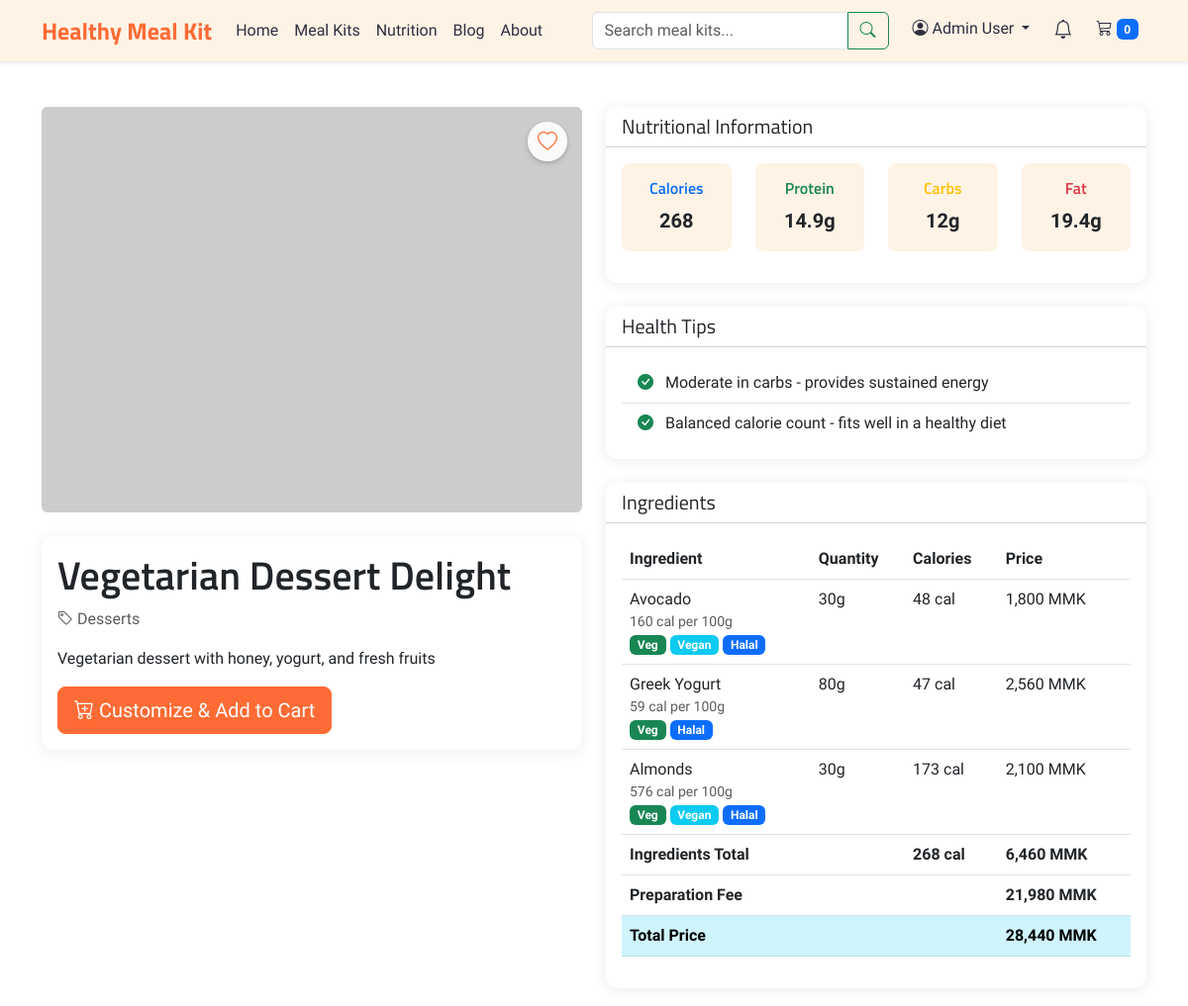
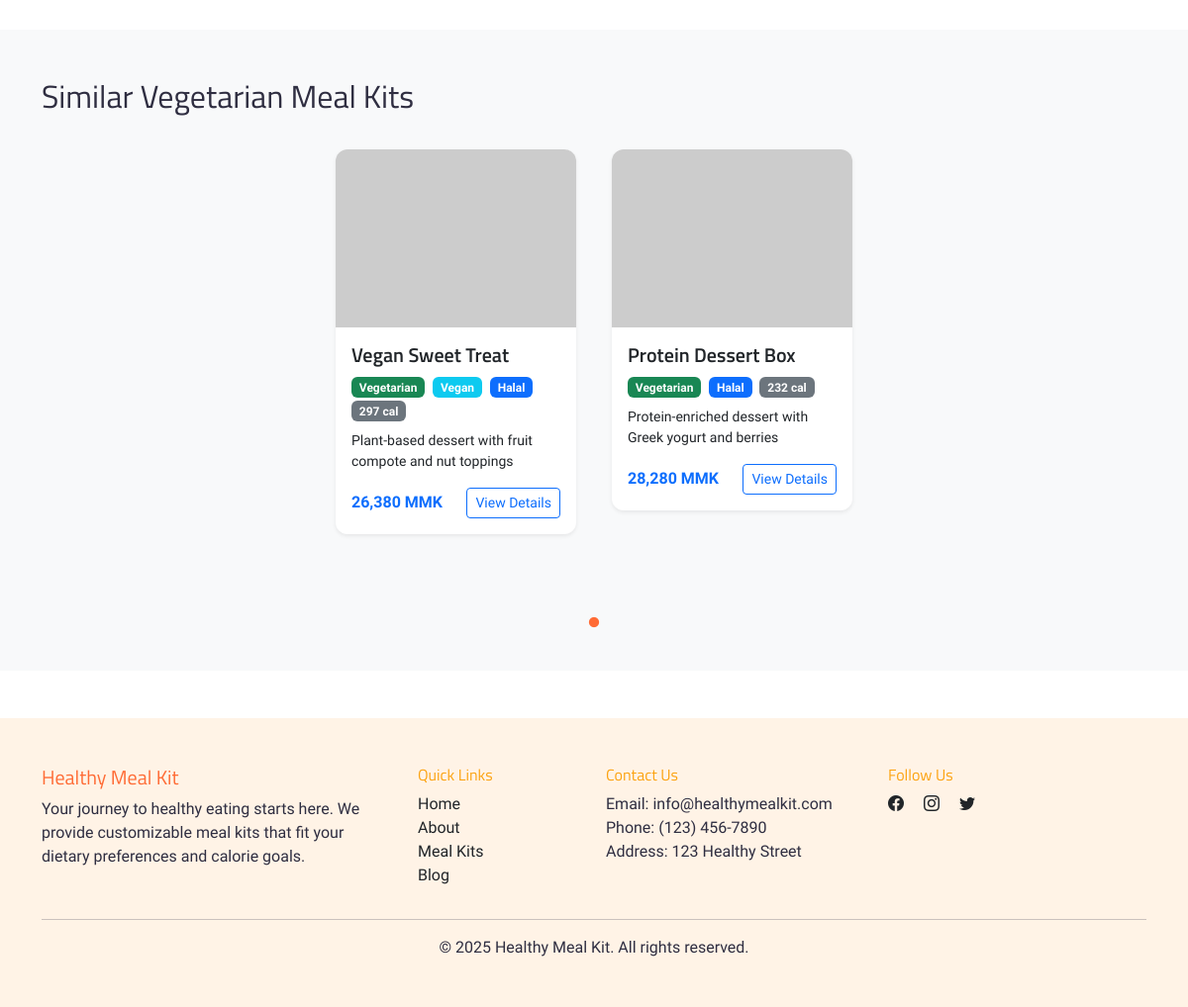
Screenshot of /meal-details.php?id=24 (signed in) with the database file from the repository (2 pictures, top to bottom).
### tables this page shows
CREATE TABLE meal_kits (
    meal_kit_id INT PRIMARY KEY AUTO_INCREMENT,
    name VARCHAR(100) NOT NULL,
    description TEXT NOT NULL,
    category_id INT,
    preparation_price INT NOT NULL,
    base_calories INT NOT NULL COMMENT 'Calculated from sum of ingredients',
    cooking_time INT,
    servings INT,
    image_url VARCHAR(255),
    is_active TINYINT(1) DEFAULT 1 COMMENT '0: inactive, 1: active',
    created_at TIMESTAMP DEFAULT CURRENT_TIMESTAMP,
    FOREIGN KEY (category_id) REFERENCES categories(category_id)
);

CREATE TABLE categories (
    category_id INT PRIMARY KEY AUTO_INCREMENT,
    name VARCHAR(50) NOT NULL,
    description TEXT,
    created_at TIMESTAMP DEFAULT CURRENT_TIMESTAMP
);

CREATE TABLE meal_kit_ingredients (
    meal_kit_id INT,
    ingredient_id INT,
    default_quantity INT,
    FOREIGN KEY (meal_kit_id) REFERENCES meal_kits(meal_kit_id),
    FOREIGN KEY (ingredient_id) REFERENCES ingredients(ingredient_id),
    PRIMARY KEY (meal_kit_id, ingredient_id)
);

CREATE TABLE ingredients (
    ingredient_id INT PRIMARY KEY AUTO_INCREMENT,
    name VARCHAR(100) NOT NULL,
    calories_per_100g DECIMAL(10,2) NOT NULL,
    protein_per_100g DECIMAL(10,2) NOT NULL,
    carbs_per_100g DECIMAL(10,2) NOT NULL,
    fat_per_100g DECIMAL(10,2) NOT NULL,
    price_per_100g INT NOT NULL,
    is_meat TINYINT(1) DEFAULT 0 COMMENT '0: false, 1: true',
    is_vegetarian TINYINT(1) DEFAULT 0 COMMENT '0: false, 1: true',
    is_vegan TINYINT(1) DEFAULT 0 COMMENT '0: false, 1: true',
    is_halal TINYINT(1) DEFAULT 0 COMMENT '0: false, 1: true',
    created_at TIMESTAMP DEFAULT CURRENT_TIMESTAMP
);

### meal-details.php (the view, shortened to what the rows shown need)
<?php
require_once 'config/connection.php';
function get_meal_kit_image_url($image_url_db, $meal_kit_name) {
    if (!$image_url_db) return 'https://placehold.co/800x600/FFF3E6/FF6B35?text=' . urlencode($meal_kit_name);
    $parts = explode('/', trim($_SERVER['SCRIPT_NAME'], '/'));
    $projectBase = '/' . $parts[0];
    return $projectBase . '/uploads/meal-kits/' . $image_url_db;
}
$meal_kit_id = filter_var($_GET['id'], FILTER_VALIDATE_INT);
$stmt = $mysqli->prepare("
    SELECT mk.*, c.name as category_name
    FROM meal_kits mk
    LEFT JOIN categories c ON mk.category_id = c.category_id
    WHERE mk.meal_kit_id = ? AND mk.is_active = 1
");
$stmt->bind_param("i", $meal_kit_id);
$stmt->execute();
$meal_kit = $stmt->get_result()->fetch_assoc();
$stmt = $mysqli->prepare("
    SELECT i.*, mki.default_quantity
    FROM meal_kit_ingredients mki
    JOIN ingredients i ON mki.ingredient_id = i.ingredient_id
    WHERE mki.meal_kit_id = ?
");
$stmt->bind_param("i", $meal_kit_id);
$stmt->execute();
$ingredients = $stmt->get_result();
$total_calories = 0;
$total_ingredients_price = 0;
$preparation_price = $meal_kit['preparation_price'];
$ingredients_list = [];
while ($ingredient = $ingredients->fetch_assoc()) {
    $quantity = $ingredient['default_quantity'];
    $calories = ($ingredient['calories_per_100g'] * $quantity) / 100;
    $protein = ($ingredient['protein_per_100g'] * $quantity) / 100;
    $carbs = ($ingredient['carbs_per_100g'] * $quantity) / 100;
    $fat = ($ingredient['fat_per_100g'] * $quantity) / 100;
    $price = ($ingredient['price_per_100g'] * $quantity) / 100;
    $total_calories += $calories;
    $total_ingredients_price += $price;
    $ingredient['calculated_calories'] = $calories;
    $ingredient['calculated_protein'] = $protein;
    $ingredient['calculated_carbs'] = $carbs;
    $ingredient['calculated_fat'] = $fat;
    $ingredient['calculated_price'] = $price;
    $ingredients_list[] = $ingredient;
}
?>
<!DOCTYPE html>
<html lang="en">
<head>
    <link href="https://cdn.jsdelivr.net/npm/bootstrap@5.3.0/dist/css/bootstrap.min.css" rel="stylesheet">
    <link rel="stylesheet" href="https://cdn.jsdelivr.net/npm/bootstrap-icons@1.11.3/font/bootstrap-icons.min.css">
    <link rel="stylesheet" href="https://cdn.jsdelivr.net/npm/slick-carousel@1.8.1/slick/slick.css">
    <link rel="stylesheet" href="https://cdn.jsdelivr.net/npm/slick-carousel@1.8.1/slick/slick-theme.css">
    <link rel="stylesheet" href="assets/css/style.css">
</head>
<body>
    <div class="container py-5">
        <div class="row">
            <div class="col-lg-6 mb-4">
                <div class="card mb-4">
                    <div class="card-body">
                        <h1 class="card-title"><?php echo htmlspecialchars($meal_kit['name']); ?></h1>
                        <p class="text-muted mb-3">
                            <i class="bi bi-tag"></i> <?php echo htmlspecialchars($meal_kit['category_name']); ?>
                        </p>
                        <p class="card-text"><?php echo nl2br(htmlspecialchars($meal_kit['description'])); ?></p>
                        <div class="d-flex justify-content-between align-items-center">
                            <button class="btn btn-primary btn-lg"
                                onclick="customizeMealKit(<?php echo $meal_kit_id; ?>)">
                            </button>
                        </div>
                    </div>
                </div>
            </div>
            <div class="col-lg-6">
                <div class="card">
                    <div class="card-body">
                        <div class="table-responsive">
                            <table class="table">
                                <thead>
                                    <tr>
                                        <th>Ingredient</th>
                                        <th>Quantity</th>
                                        <th>Calories</th>
                                        <th>Price</th>
                                    </tr>
                                </thead>
                                <tbody>
                                    <?php foreach ($ingredients_list as $ingredient): ?>
                                    <tr>
                                        <td>
                                            <?php echo htmlspecialchars($ingredient['name']); ?>
                                            <small
                                                class="text-muted d-block"><?php echo round($ingredient['calories_per_100g']); ?>
                                                cal per 100g</small>
                                            <?php if ($ingredient['is_vegetarian'] == 1): ?>
                                            <span class="badge bg-success">Veg</span>
                                            <?php endif; ?>
                                            <?php if ($ingredient['is_vegan'] == 1): ?>
                                            <span class="badge bg-info">Vegan</span>
                                            <?php endif; ?>
                                            <?php if ($ingredient['is_halal'] == 1): ?>
                                            <span class="badge bg-primary">Halal</span>
                                            <?php endif; ?>
                                        </td>
                                        <td><?php echo $ingredient['default_quantity']; ?>g</td>
                                        <td><?php echo round($ingredient['calculated_calories']); ?> cal</td>
                                        <td><?php echo number_format($ingredient['calculated_price'], 0); ?> MMK</td>
                                    </tr>
                                    <?php endforeach; ?>
                                    <tr>
                                        <td><strong><?php echo number_format($preparation_price, 0); ?> MMK</strong></td>
                                    </tr>
                                    <tr class="table-info">
                                        <td><strong><?php echo number_format($total_ingredients_price + $preparation_price, 0); ?> MMK</strong>
                                        </td>
                                    </tr>
                                </tbody>
                            </table>
                        </div>
                    </div>
                </div>
            </div>
        </div>
    </div>
    <?php
    $dietary_query = $mysqli->prepare("
        SELECT
            SUM(CASE WHEN i.is_vegetarian = 0 THEN 1 ELSE 0 END) as non_vegetarian_count,
            SUM(CASE WHEN i.is_vegan = 0 THEN 1 ELSE 0 END) as non_vegan_count,
            SUM(CASE WHEN i.is_halal = 0 THEN 1 ELSE 0 END) as non_halal_count
        FROM meal_kit_ingredients mki
        JOIN ingredients i ON mki.ingredient_id = i.ingredient_id
        WHERE mki.meal_kit_id = ?
    ");
    $dietary_query->bind_param("i", $meal_kit_id);
    $dietary_query->execute();
    $dietary_result = $dietary_query->get_result()->fetch_assoc();
    $is_vegetarian = ($dietary_result['non_vegetarian_count'] == 0);
    $is_vegan = ($dietary_result['non_vegan_count'] == 0);
    $is_halal = ($dietary_result['non_halal_count'] == 0);
    $current_meal_calories = $total_calories;
    $query = "
        SELECT mk.*, c.name as category_name,
               SUM(i.calories_per_100g * mki.default_quantity / 100) as base_calories,
               SUM(i.price_per_100g * mki.default_quantity / 100) as ingredients_price,
               ABS(SUM(i.calories_per_100g * mki.default_quantity / 100) - ?) as calorie_difference
        FROM meal_kits mk
        LEFT JOIN categories c ON mk.category_id = c.category_id
        LEFT JOIN meal_kit_ingredients mki ON mk.meal_kit_id = mki.meal_kit_id
        LEFT JOIN ingredients i ON mki.ingredient_id = i.ingredient_id
        WHERE mk.is_active = 1
        AND mk.meal_kit_id != ?
    ";
    $params = [$current_meal_calories, $meal_kit_id];
    $types = "ii";
    $dietary_conditions = [];
    if ($is_vegan) {
        $dietary_conditions[] = "NOT EXISTS (
            SELECT 1 FROM meal_kit_ingredients mki2
            JOIN ingredients i2 ON mki2.ingredient_id = i2.ingredient_id
            WHERE mki2.meal_kit_id = mk.meal_kit_id
            AND i2.is_vegan = 0
        )";
    } elseif ($is_vegetarian) {
        $dietary_conditions[] = "NOT EXISTS (
            SELECT 1 FROM meal_kit_ingredients mki2
            JOIN ingredients i2 ON mki2.ingredient_id = i2.ingredient_id
            WHERE mki2.meal_kit_id = mk.meal_kit_id
            AND i2.is_vegetarian = 0
        )";
    }
    $calorie_min = $current_meal_calories * 0.8;
    $calorie_max = $current_meal_calories * 1.2;
    $query .= " AND mk.category_id = ? ";
    $params[] = $meal_kit['category_id'];
    $types .= "i";
    $query .= " GROUP BY mk.meal_kit_id";
    if (!empty($dietary_conditions)) {
        $query .= " HAVING (" . implode(" OR ", $dietary_conditions) . ")";
        $query .= " AND base_calories BETWEEN ? AND ?";
        $params[] = $calorie_min;
        $params[] = $calorie_max;
        $types .= "dd";
    } else {
        $query .= " HAVING base_calories BETWEEN ? AND ?";
        $params[] = $calorie_min;
        $params[] = $calorie_max;
        $types .= "dd";
    }
    $query .= " ORDER BY calorie_difference ASC LIMIT 10";
    $stmt = $mysqli->prepare($query);
    $stmt->bind_param($types, ...$params);
    $stmt->execute();
    $similar_meal_kits = $stmt->get_result();
    $similar_title = "Similar Meal Kits";
    if ($is_vegan) {
        $similar_title = "Similar Vegan Meal Kits";
    } elseif ($is_vegetarian) {
        $similar_title = "Similar Vegetarian Meal Kits";
    } elseif ($is_halal) {
        $similar_title = "Similar Halal Meal Kits";
    }
    if ($similar_meal_kits->num_rows > 0):
    ?>
    <section class="py-5 bg-light">
        <div class="container">
            <h2 class="mb-4"><?php echo $similar_title; ?></h2>
            <div class="similar-meal-kits-slider">
                <?php while ($similar = $similar_meal_kits->fetch_assoc()):
                    $total_price = $similar['preparation_price'] + ($similar['ingredients_price'] ?? 0);
                    $check_dietary_query = $mysqli->prepare("
                        SELECT
                            MIN(i.is_vegetarian) as is_vegetarian,
                            MIN(i.is_vegan) as is_vegan,
                            MIN(i.is_halal) as is_halal
                        FROM meal_kit_ingredients mki
                        JOIN ingredients i ON mki.ingredient_id = i.ingredient_id
                        WHERE mki.meal_kit_id = ?
                    ");
                    $check_dietary_query->bind_param("i", $similar['meal_kit_id']);
                    $check_dietary_query->execute();
                    $dietary_info = $check_dietary_query->get_result()->fetch_assoc();
                    $is_meal_vegetarian = $dietary_info ? $dietary_info['is_vegetarian'] == 1 : false;
                    $is_meal_vegan = $dietary_info ? $dietary_info['is_vegan'] == 1 : false;
                    $is_meal_halal = $dietary_info ? $dietary_info['is_halal'] == 1 : false;
                ?>
                <div class="px-2">
                    <div class="card h-100 shadow-sm">
                        <?php $similar_img_url = get_meal_kit_image_url($similar['image_url'], $similar['name']); ?>
                        <img src="<?php echo htmlspecialchars($similar_img_url); ?>" class="card-img-top" alt="<?php echo htmlspecialchars($similar['name']); ?>" style="height: 180px; object-fit: cover;">
                        <div class="card-body d-flex flex-column">
                            <h5 class="card-title"><?php echo htmlspecialchars($similar['name']); ?></h5>
                            <div class="mb-2">
                                <?php if ($is_meal_vegetarian): ?>
                                <span class="badge bg-success me-1">Vegetarian</span>
                                <?php endif; ?>
                                <?php if ($is_meal_vegan): ?>
                                <span class="badge bg-info me-1">Vegan</span>
                                <?php endif; ?>
                                <?php if ($is_meal_halal): ?>
                                <span class="badge bg-primary me-1">Halal</span>
                                <?php endif; ?>
                                <span class="badge bg-secondary"><?php echo round($similar['base_calories']); ?> cal</span>
                            </div>
                            <p class="card-text small mb-3"><?php echo mb_strimwidth(htmlspecialchars($similar['description']), 0, 80, "..."); ?></p>
                            <div class="d-flex justify-content-between align-items-center mt-auto">
                                <strong class="text-primary"><?php echo number_format($total_price, 0); ?> MMK</strong>
                                <a href="meal-details.php?id=<?php echo $similar['meal_kit_id']; ?>" class="btn btn-outline-primary btn-sm">View Details</a>
                            </div>
                        </div>
                    </div>
                </div>
                <?php endwhile; ?>
            </div>
        </div>
    </section>
    <?php endif; ?>
</body>
</html>

### rows the page displays
meal_kits: name "Vegetarian Dessert Delight", category.name "Desserts", description "Vegetarian dessert with honey, yogurt, and fresh fruits", preparation_price "21,980", $total_ingredients_price + $preparation_price "28,440"
meal_kit_ingredients: ingredient.name "Avocado", ingredient.calories_per_100g "160", shows "Vegan", default_quantity "30", calculated_calories "48", calculated_price "1,800"
meal_kit_ingredients: ingredient.name "Greek Yogurt", ingredient.calories_per_100g "59", default_quantity "80", calculated_calories "47", calculated_price "2,560"
meal_kit_ingredients: ingredient.name "Almonds", ingredient.calories_per_100g "576", shows "Vegan", default_quantity "30", calculated_calories "173", calculated_price "2,100"
meal_kits: name "Vegan Sweet Treat", base_calories "297", description "Plant-based dessert with fruit compote and nut toppings", total_price "26,380"
meal_kits: name "Protein Dessert Box", base_calories "232", description "Protein-enriched dessert with Greek yogurt and berries", total_price "28,280"

### other values shown
$_SESSION['full_name'] "Admin User"
$total_calories "268"
$total_protein "14.9"
$total_carbs "12"
$total_fat "19.4"
$total_ingredients_price "6,460"
$similar_title "Similar Vegetarian Meal Kits"
